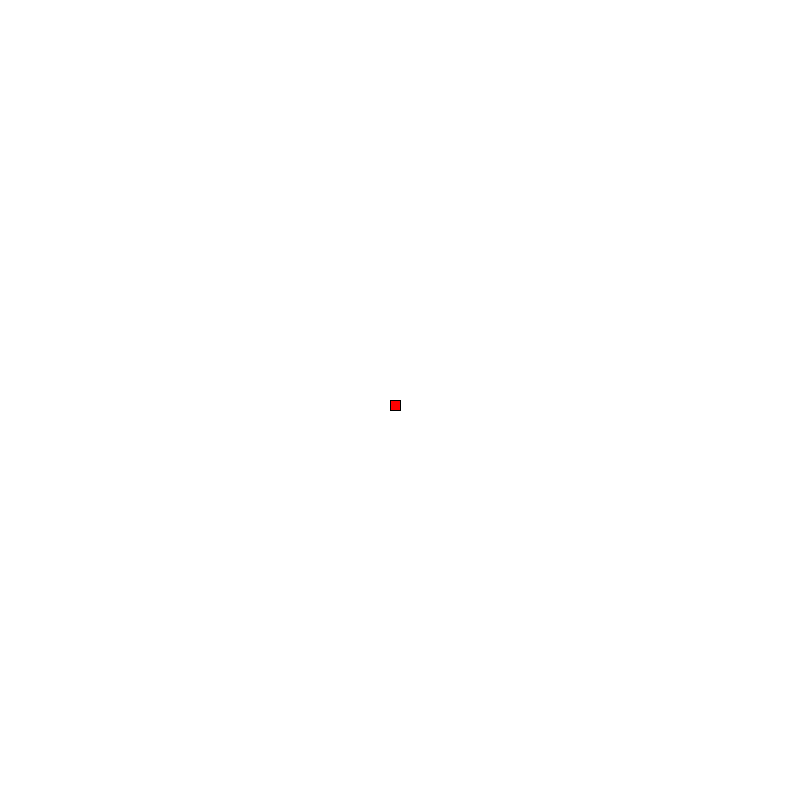
Frame 1 (no input)
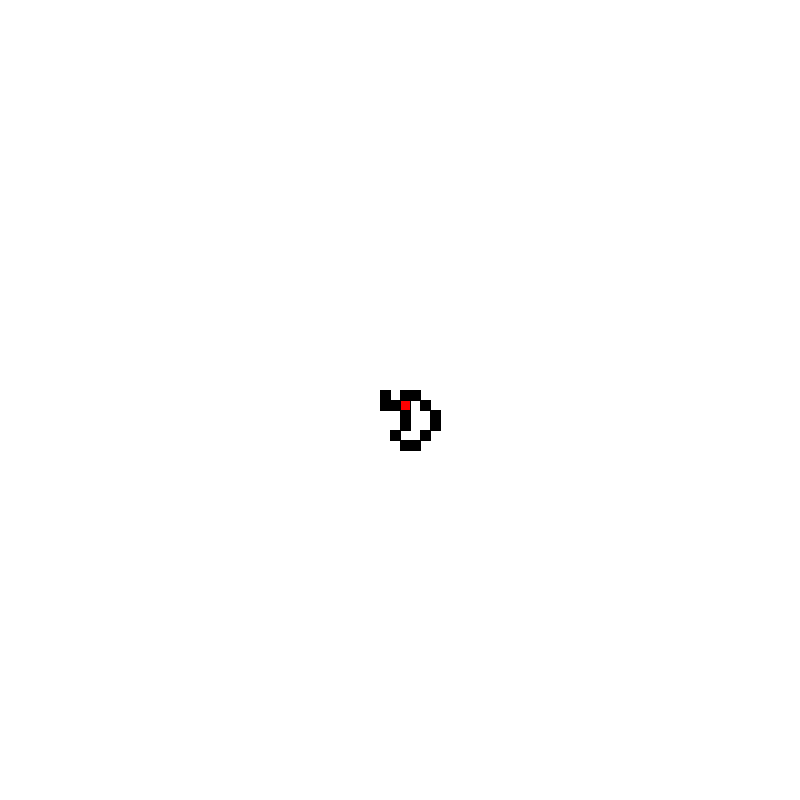
Frame 60 (the mouse pressed at the canvas centre just before this capture)
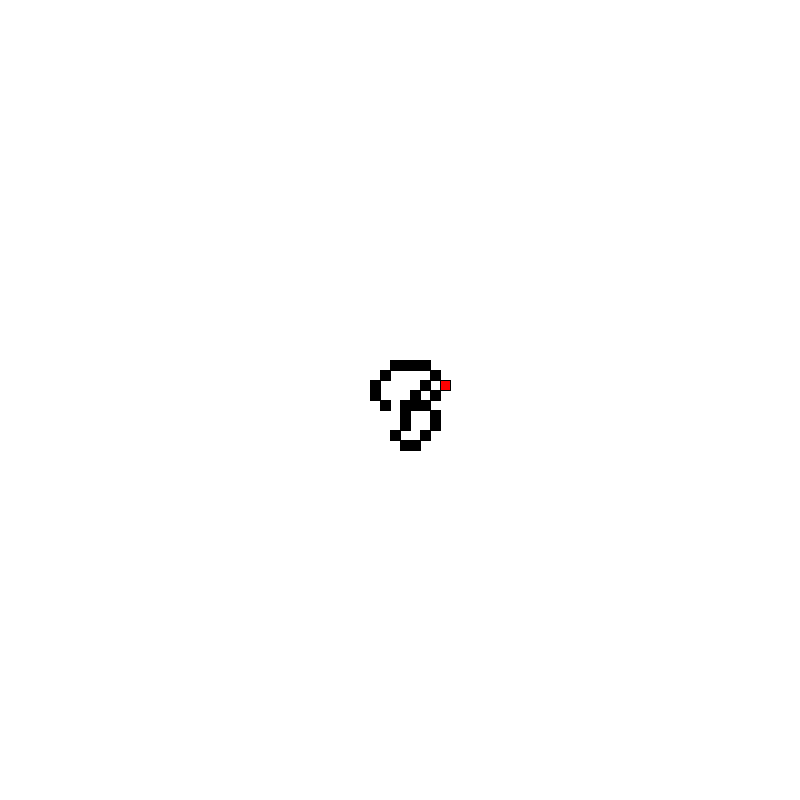
Frame 120 (the mouse held since frame 60 and released just before this capture)

The Processing sketch that drew these frames (run headless with seeded random() and noise(); from frame 60 on, the mouse is pressed at the canvas centre):

// Processing sketch: langton_s_ant
// ── langton_s_ant.pde
int tilesCount = 80;
int tilesSize = 10;  

boolean[][] board = new boolean[tilesCount][tilesCount];

class Vector2d{
  int x;
  int y;
  
  Vector2d(int x, int y){
    this.x = x;
    this.y = y;
  }
  
  Vector2d add(Vector2d n){
    this.x += n.x;
    this.y += n.y;
    return this;
  }
  
  Vector2d mod(int m){
    this.x %= m;
    if(this.x < 0) this.x += m;
    this.y %= m;
    if(this.y < 0) this.y += m;
    return this;
  }
}

class Ant{
  Vector2d position;
  int angle = 0;
  
  Ant(Vector2d position){
    this.position = position;
  }
  
  void updatePosition(){
    if( board[this.position.x][this.position.y]) angle = (angle + 1) % 4;
    if(!board[this.position.x][this.position.y]) angle = (angle - 1);
    if(angle < 0) angle += 4;
    board[this.position.x][this.position.y] = !board[this.position.x][this.position.y];
    
    position.add(directions[angle]);
    position.mod(tilesCount);
    
  }
}

Vector2d[] directions = {new Vector2d(0,-1), new Vector2d(1,0), new Vector2d(0,1), new Vector2d(-1,0)};

Vector2d center = new Vector2d(round(tilesCount / 2),round(tilesCount / 2));
Ant[] ants = {new Ant(center)};

void setup(){
  size(800,800);
}

int iterations = 0;

void draw(){
  background(255);
  
  fill(0);
  for(int i = 0; i < tilesCount; i++){
    for(int j = 0; j < tilesCount; j++){
      if(board[i][j]){
        rect(i * tilesSize, j * tilesSize, tilesSize, tilesSize);
      }
    }
  }
  
  fill(255,0,0);
  for(int a = 0; a < ants.length; a++){
    ants[a].updatePosition();
    rect(ants[a].position.x * tilesSize, ants[a].position.y * tilesSize, tilesSize, tilesSize);
  }
  
  iterations ++;
  println(iterations);
}
